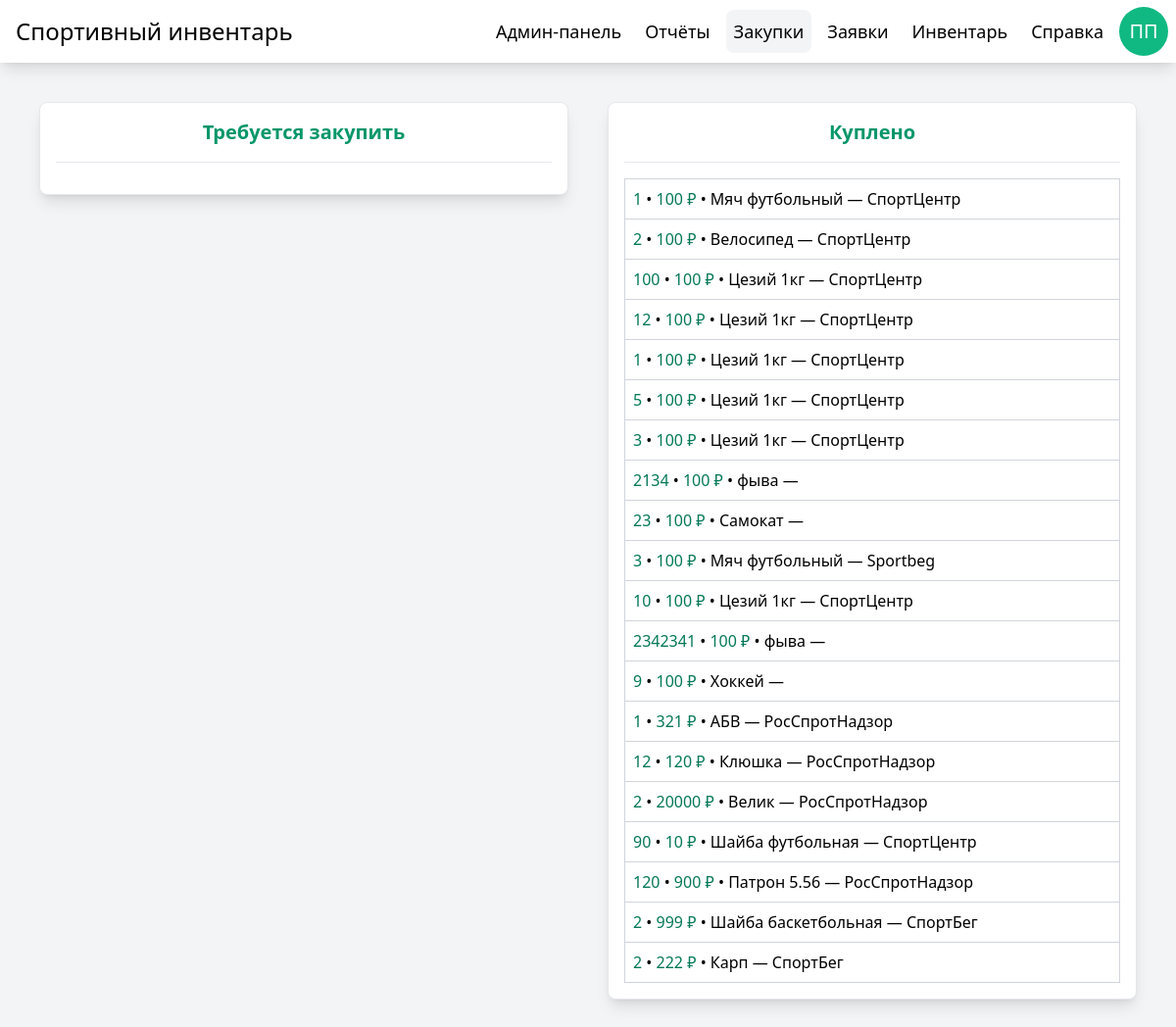
Before: /purchases/ (signed in) with the older database file.
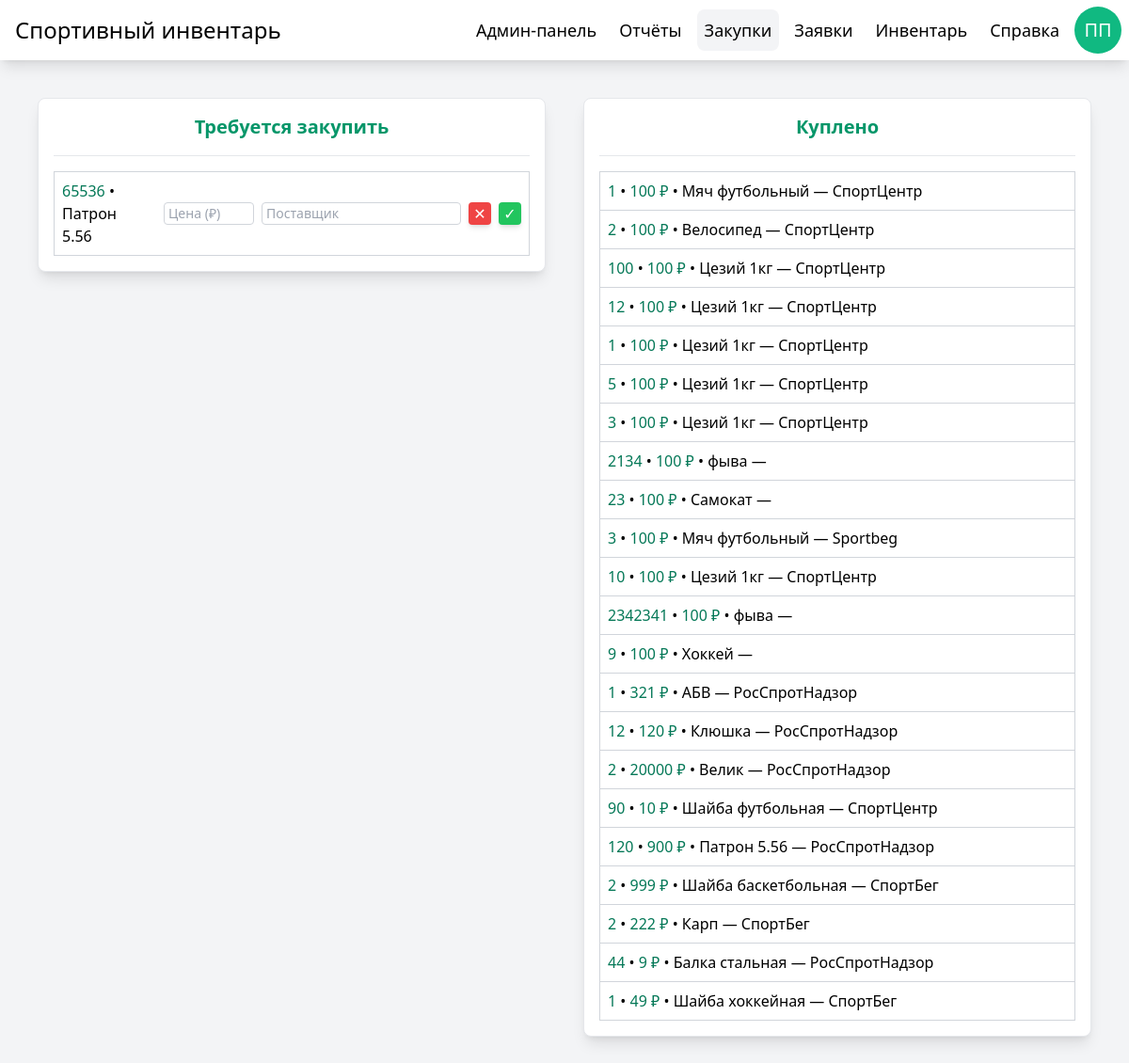
After: the same page with the newer database file.
### manager/models.py (models this page shows)
class Purchase(models.Model):
    ident = models.AutoField(primary_key=True)
    STATES = [
        ('bought', 'Куплено'),
        ('waiting', 'Ожидается')
    ]
    DISTRIBUTORS = [
        ('RosSportNadzor', 'РосСпротНадзор'),
        ('SportCenter', 'СпортЦентр'),
        ('Sportbeg', 'СпортБег'),
    ]
    name = models.CharField(max_length=256)
    quantity = models.PositiveIntegerField(default=1)
    requester = models.ForeignKey(User, on_delete=models.CASCADE, related_name='purchases')  # Автор заявки
    state = models.CharField(max_length=20, choices=STATES, default='waiting')
    distributor = models.CharField(max_length=20, choices=DISTRIBUTORS)
    price = models.PositiveIntegerField(default=100)

### manager/views.py (the view)
# urls.py: path('purchases/', views.purchases, name="purchases"),
@login_required
@verified_check
@user_passes_test(is_admin)
def purchases(request):
    if request.method == "POST":
        handle_purchase_action(request.POST.get("verification"), request.POST.get("distributor"), request.POST.get("price"), request.POST.get("ident"))
    DISTRIBUTORS = ["РосСпротНадзор", "СпортЦентр", "СпортБег"]
    context = {
        'purchases': Purchase.objects.filter(),
        'distributors' : DISTRIBUTORS
    }
    return render(request, 'purchases.html', context)

### manager/views.py (called while the page is built)
def verified_check(view_func):
    @wraps(view_func)
    def wrapper(request, *args, **kwargs):
        if request.user.verified:
            return view_func(request, *args, **kwargs)
        return redirect('not_verified')  # Правильный редирект по URL name или путь
    return wrapper

def is_admin(user):
    return user.is_staff == True

### theme/templates/purchases.html (shortened to what this page needs)
{% extends "base.html" %}
{% block content %}
<div class="w-1/2 p-4 grid gap-4 bg-white border rounded-lg shadow-lg">
    <h2 class="text-xl font-semibold text-center text-primary-600">Требуется закупить</h2>
    <hr>
    <table class="w-full border border-gray-300 border-collapse">
        <tbody>
            {% for purchase in purchases %}
            {% if purchase.state == "waiting" %}
            <tr class="border-b border-gray-300 hover:bg-primary-50 transition">
                <td class="p-2">
                    <p>
                        <span class="text-primary-700">{{ purchase.quantity }}</span>
                        •
                        {{ purchase.name }}
                    </p>
                </td>
                <td class="p-2">
                    <form method="post" class="gap-2 flex justify-end">
                        <input
                            name="price"
                            type="number"
                            placeholder="Цена (₽)"
                            class="w-24 px-1 bg-white text-gray-800 text-sm placeholder-gray-400 border border-gray-300 rounded focus:outline focus:outline-primary-500 transition"
                            min="0"
                            max="9999999"
                            step="1"
                            required
                        >
                        <input
                            name="distributor"
                            list="distributorsList"
                            type="text"
                            placeholder="Поставщик"
                            class="px-1 bg-white text-gray-800 text-sm placeholder-gray-400 border border-gray-300 rounded focus:outline focus:outline-primary-500 transition"
                            maxlength="256"
                            required
                        >
                        <button
                            name="verification"
                            title="Отклонить"
                            value="reject"
                            class="w-6 h-6 bg-red-500 hover:bg-red-700 text-white rounded shadow-md transition">
                            ✕
                        </button>
                        <button
                            name="verification"
                            title="Одобрить"
                            value="accept"
                            class="w-6 h-6 bg-green-500 hover:bg-green-700 text-white rounded shadow-md transition">
                            ✓
                        </button>
                    </form>
                </td>
            </tr>
            {% endif %}
            {% endfor %}
        </tbody>
    </table>
</div>
<div class="w-1/2 p-4 grid gap-4 bg-white border rounded-lg shadow-lg">
    <h2 class="text-xl font-semibold text-center text-primary-600">Куплено</h2>
    <hr>
    <table class="w-full border border-gray-300 border-collapse">
        <tbody>
            {% for purchase in purchases %}
            {% if purchase.state == "bought" %}
            <tr class="border-b border-gray-300 hover:bg-primary-50 transition">
                <td class="p-2">
                    <p>
                        <span class="text-primary-700 font-medium">{{ purchase.quantity }}</span>
                        •
                        <span class="text-primary-700 font-medium">{{ purchase.price }} ₽</span>
                        •
                        {{ purchase.name }}
                        —
                        {{ purchase.distributor }}
                    </p>
                </td>
            </tr>
            {% endif %}
            {% endfor %}
        </tbody>
    </table>
</div>
{% endblock %}

Changed rows visible on the page:
added Purchase: quantity "65536", name "Патрон 5.56", shown under "Требуется закупить"
added Purchase: quantity "44", price "9", name "Балка стальная", distributor "РосСпротНадзор", shown under "Куплено"
added Purchase: quantity "1", price "49", name "Шайба хоккейная", distributor "СпортБег", shown under "Куплено"
